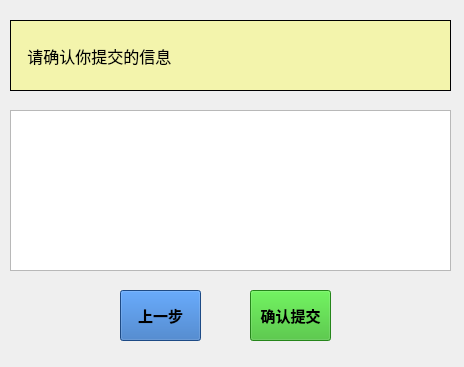
<?xml version="1.0" encoding="UTF-8"?>
<ui version="4.0">
 <class>SubmitDialog</class>
 <widget class="QDialog" name="SubmitDialog">
  <property name="geometry">
   <rect>
    <x>0</x>
    <y>0</y>
    <width>464</width>
    <height>367</height>
   </rect>
  </property>
  <property name="windowTitle">
   <string>基准点位置</string>
  </property>
  <widget class="QWidget" name="widget_1" native="true">
   <property name="geometry">
    <rect>
     <x>0</x>
     <y>10</y>
     <width>461</width>
     <height>351</height>
    </rect>
   </property>
   <property name="sizePolicy">
    <sizepolicy hsizetype="Fixed" vsizetype="Fixed">
     <horstretch>0</horstretch>
     <verstretch>0</verstretch>
    </sizepolicy>
   </property>
   <widget class="QToolButton" name="toolButton_previous">
    <property name="geometry">
     <rect>
      <x>120</x>
      <y>280</y>
      <width>81</width>
      <height>51</height>
     </rect>
    </property>
    <property name="font">
     <font>
      <pointsize>11</pointsize>
      <weight>75</weight>
      <bold>true</bold>
     </font>
    </property>
    <property name="styleSheet">
     <string notr="true">background-color: rgb(41, 104, 186);</string>
    </property>
    <property name="text">
     <string>上一步</string>
    </property>
   </widget>
   <widget class="QTableWidget" name="tableWidget_1">
    <property name="geometry">
     <rect>
      <x>10</x>
      <y>100</y>
      <width>441</width>
      <height>161</height>
     </rect>
    </property>
   </widget>
   <widget class="QToolButton" name="toolButton_handin">
    <property name="geometry">
     <rect>
      <x>250</x>
      <y>280</y>
      <width>81</width>
      <height>51</height>
     </rect>
    </property>
    <property name="font">
     <font>
      <pointsize>11</pointsize>
      <weight>75</weight>
      <bold>true</bold>
     </font>
    </property>
    <property name="styleSheet">
     <string notr="true">background-color: rgb(52, 186, 37);</string>
    </property>
    <property name="text">
     <string>确认提交</string>
    </property>
   </widget>
   <widget class="QLabel" name="label_1">
    <property name="geometry">
     <rect>
      <x>10</x>
      <y>10</y>
      <width>441</width>
      <height>71</height>
     </rect>
    </property>
    <property name="font">
     <font>
      <family>微软雅黑</family>
      <pointsize>12</pointsize>
     </font>
    </property>
    <property name="styleSheet">
     <string notr="true">background-color: rgb(243, 244, 172);
border-color: rgb(234, 244, 172);</string>
    </property>
    <property name="frameShape">
     <enum>QFrame::Panel</enum>
    </property>
    <property name="frameShadow">
     <enum>QFrame::Plain</enum>
    </property>
    <property name="text">
     <string>   请确认你提交的信息</string>
    </property>
   </widget>
  </widget>
 </widget>
 <resources/>
 <connections/>
</ui>
